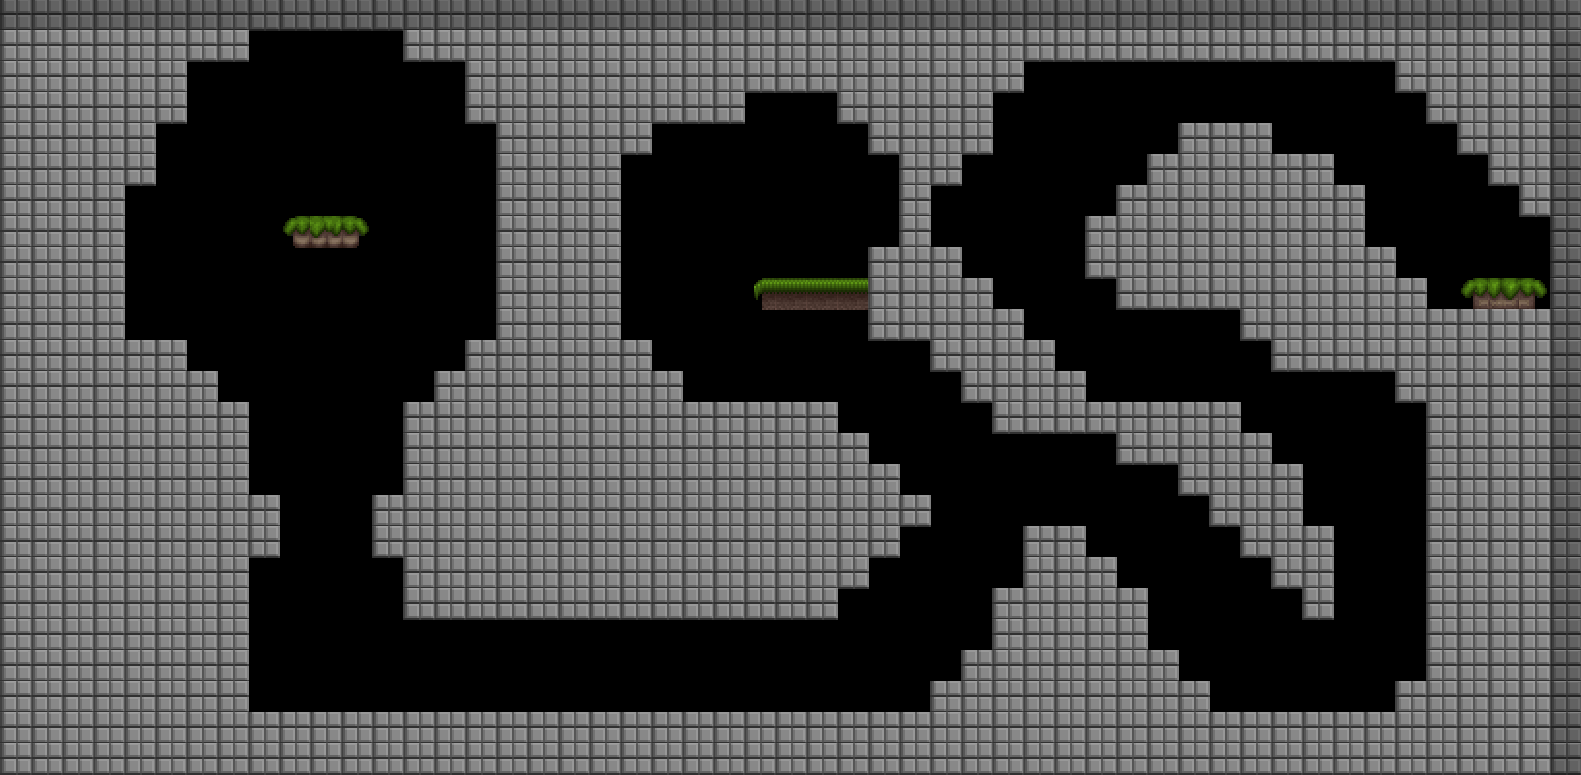

Below is a game level as drawn by its tile map, then a one-line description and the .tmx that defines it (tile-layer data replaced by summaries):
An orthogonal 51x25 tile map with 31x31 px tiles, 1 tile layer (Tile Layer 1) and 75 objects (GAME_OBJECT).

<map version="1.0" orientation="orthogonal" width="51" height="25" tilewidth="31" tileheight="31">
 <tileset firstgid="1" name="blocks1" tilewidth="32" tileheight="32" spacing="2" margin="2">
  <image source="resources/gfx/blocks1.gif" width="640" height="376" />
 </tileset>
 <layer name="Tile Layer 1" width="51" height="25" opacity="0.85">
  <data>[1275 cells, 762 non-empty, 9 distinct tile ids]</data>
 </layer>
 <objectgroup name="SOLIDS" width="51" height="25">
  <object x="0" y="0" width="124" height="775" />
  <object x="124" y="713" width="1457" height="62" />
  <object x="1426" y="310" width="155" height="403" />
  <object x="1550" y="186" width="31" height="124" />
  <object x="1519" y="155" width="31" height="62" />
  <object x="1488" y="124" width="31" height="62" />
  <object x="1457" y="93" width="31" height="62" />
  <object x="1426" y="62" width="31" height="62" />
  <object x="1395" y="62" width="31" height="31" />
  <object x="1581" y="0" height="62" />
  <object x="403" y="0" width="1178" height="62" />
  <object x="465" y="62" width="31" height="62" />
  <object x="496" y="62" width="124" height="558" />
  <object x="620" y="62" width="124" height="62" />
  <object x="620" y="124" width="31" height="31" />
  <object x="744" y="62" width="279" height="31" />
  <object x="899" y="93" width="31" height="248" />
  <object x="868" y="248" width="31" height="93" />
  <object x="837" y="93" width="62" height="31" />
  <object x="868" y="124" width="31" height="31" />
  <object x="930" y="93" width="31" height="93" />
  <object x="961" y="93" width="31" height="62" />
  <object x="1085" y="217" width="279" height="62" />
  <object x="1116" y="186" width="248" height="31" />
  <object x="1147" y="155" width="186" height="31" />
  <object x="1178" y="124" width="93" height="31" />
  <object x="1116" y="279" width="310" height="31" />
  <object x="1364" y="248" width="31" height="31" />
  <object x="1240" y="310" width="186" height="31" />
  <object x="1271" y="341" width="155" height="31" />
  <object x="1395" y="372" width="31" height="31" />
  <object x="1395" y="682" width="31" height="31" />
  <object x="1302" y="527" width="31" height="93" />
  <object x="1271" y="465" width="31" height="124" />
  <object x="1240" y="434" width="31" height="124" />
  <object x="1209" y="403" width="31" height="124" />
  <object x="1178" y="403" width="31" height="93" />
  <object x="1116" y="403" width="62" height="62" />
  <object x="930" y="248" width="31" height="124" />
  <object x="961" y="279" width="31" height="124" />
  <object x="992" y="310" width="31" height="124" />
  <object x="1023" y="341" width="31" height="93" />
  <object x="1054" y="372" width="31" height="62" />
  <object x="1085" y="403" width="31" height="31" />
  <object x="1023" y="527" width="62" height="186" />
  <object x="1085" y="558" width="31" height="155" />
  <object x="1116" y="589" width="31" height="124" />
  <object x="1147" y="651" width="31" height="62" />
  <object x="1178" y="682" width="31" height="31" />
  <object x="465" y="341" width="31" height="279" />
  <object x="434" y="372" width="31" height="248" />
  <object x="403" y="403" width="31" height="217" />
  <object x="372" y="496" width="31" height="62" />
  <object x="620" y="434" width="248" height="155" />
  <object x="620" y="589" width="217" height="31" />
  <object x="868" y="465" width="31" height="93" />
  <object x="899" y="496" width="31" height="31" />
  <object x="620" y="403" width="217" height="31" />
  <object x="620" y="372" width="62" height="31" />
  <object x="620" y="341" width="31" height="31" />
  <object x="124" y="0" width="279" height="31" />
  <object x="124" y="31" width="62" height="93" />
  <object x="186" y="31" width="62" height="31" />
  <object x="124" y="124" width="31" height="62" />
  <object x="124" y="403" width="124" height="310" />
  <object x="248" y="496" width="31" height="62" />
  <object x="124" y="341" width="62" height="62" />
  <object x="186" y="372" width="31" height="31" />
  <object x="992" y="589" width="31" height="124" />
  <object x="961" y="651" width="31" height="62" />
  <object x="930" y="682" width="31" height="31" />
  <object name="HOMEBASE" type="GAME_OBJECT" x="279" y="217" width="93" height="31">
   <properties>
    <property name="start_offset_x" value="50" />
    <property name="start_offset_y" value="15" />
   </properties>
  </object>
  <object x="744" y="279" width="124" height="31" />
  <object x="1457" y="279" width="93" height="31" />
  <object x="806" y="217">
   <polygon points="0,0 -62,62 62,62" />
  </object>
 </objectgroup>
</map>